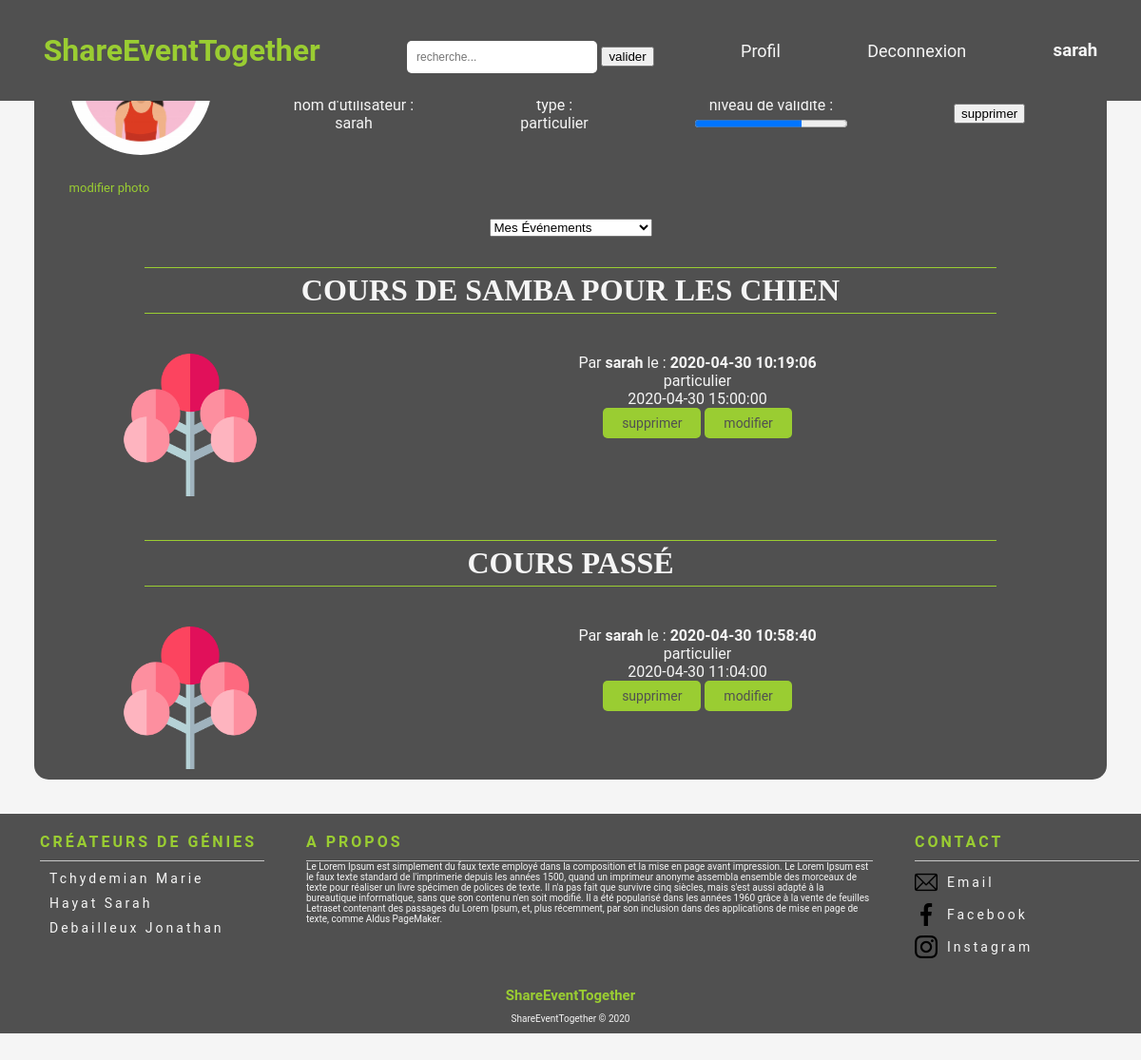
Page /php/profil.php (signed in) on the earlier database version.
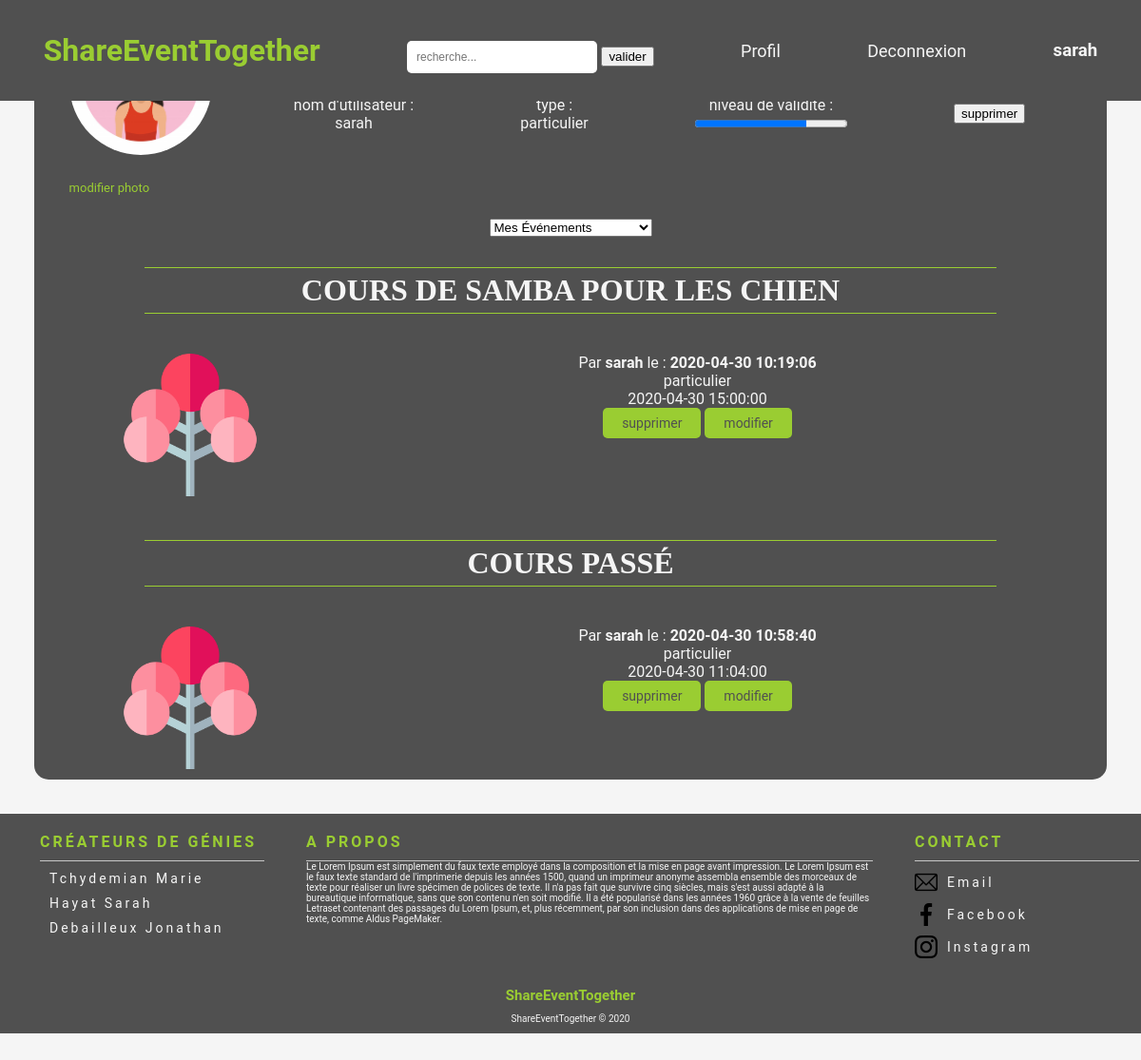
Same page on the later database version.
### tables this page shows
CREATE TABLE `utilisateurs` (
  `id_utilisateur` int(11) NOT NULL,
  `prenom` varchar(100) NOT NULL,
  `nom` varchar(100) NOT NULL,
  `date_naissance` date NOT NULL,
  `adresse` varchar(250) NOT NULL,
  `code_postale` int(5) NOT NULL,
  `pays` varchar(100) NOT NULL,
  `telephone` int(10) NOT NULL,
  `mail` varchar(250) NOT NULL,
  `pseudo` varchar(100) NOT NULL,
  `mot_de_passe` varchar(255) NOT NULL,
  `type_utilisateur` varchar(50) NOT NULL,
  `ville` varchar(200) NOT NULL,
  `date_creation_utilisateur` datetime DEFAULT CURRENT_TIMESTAMP,
  `karma` decimal(4,2) DEFAULT '0.00'
);

CREATE TABLE `evenements` (
  `id_evenement` int(11) NOT NULL,
  `id_utilisateur` int(11) NOT NULL,
  `date_poste` datetime NOT NULL DEFAULT CURRENT_TIMESTAMP,
  `description` text NOT NULL,
  `date_evenement` datetime NOT NULL,
  `titre_evenement` varchar(250) NOT NULL,
  `id_karma` int(11) DEFAULT NULL,
  `id_categorie` int(11) DEFAULT NULL,
  `adresse` varchar(250) NOT NULL,
  `code_postal` int(5) NOT NULL,
  `commune` varchar(250) NOT NULL,
  `x` float DEFAULT NULL,
  `y` float DEFAULT NULL
);

### php/profil.php (the view, shortened to what this page needs)
<?php
require("../controllers/bdd.php");
?>
<!DOCTYPE html>
<html lang="fr">
<head>
    <link rel="stylesheet" href="../assets/css/profil.css"/>
</head>
<body>
<?php
if (isset($_SESSION['username'])) {
    require("headerConnect.php");
} else {
    require("headerDisconnect.php");
}
?>
<section class="fond">
    <div class="profil flex">
        <div class="avatar ">
            <div class="photo">
            </div>
            <div class="modifier">
                <a href="photo.php">modifier photo</a>
            </div>
        </div>
        <div class="flex event">
            <div>
                <label>nom d'utilisateur : </label>
                <p> <?php if (isset($_SESSION['username'])) echo $_SESSION['username'] ?></p>
            </div>
            <div>
                <label>type : </label>
                <?php
                if (isset($_SESSION['id_name'])) {
                    $req = $bdd->query('SELECT * FROM utilisateurs where id_utilisateur= "' . $_SESSION['id_name'] . '"');
                    while ($donnees = $req->fetch()) {
                        echo '<p>' . $donnees['type_utilisateur'] . '</p>';
                    }
                }
                ?>
            </div>
            <div class="progress">
                <div>
                    <label>niveau de validité : </label>
                </div>
                <?php
                if (isset($_SESSION['id_name'])) {
                    $req = $bdd->query('SELECT karma FROM utilisateurs where id_utilisateur= "' . $_SESSION['id_name'] . '"');
                    while ($donnees = $req->fetch()) {
                        $moyenne = $donnees['karma'];
                    }
                }
                ?>
                <progress id="jauge" min="0" max="10" value="<?php echo $moyenne ?>"></progress>
            </div>
            <div class="supp">
                <input type="submit" onclick="supprimer()" value="supprimer" id="supprimer">
            </div>
        </div>
    </div>
    <div>
        <div class="event">
            <select name="choix" onchange="myChoices(this.value)">
                <option value="mesEvent"> Mes Événements</option>
            </select>
            <div id="evenement">
                <?php
                require("../controllers/bdd.php");
                $reponse = $bdd->query('SELECT ut.* , ev.*, ce.* FROM evenements as ev left join utilisateurs as ut
        on ev.id_utilisateur= ut.id_utilisateur
        left join categorie_evenements as ce on ce.id_categorie = ev.id_categorie where ut.id_utilisateur = "' . $_SESSION['id_name'] . '"');
                while ($donnees = $reponse->fetch()) {
                    ?>
                    <div class="listOfEvent">
                        <div class="centerH3">
                            <h3 class="titleOfEvent"><?php echo $donnees['titre_evenement']; ?> </h3>
                        </div>
                        <ul class="collectionItem">
                            <div class="pictureEvent1">
                                <img id="imgTree" src="../assets/images/arbre_icon.png"/>
                            </div>
                            <div class="pictureEvent">
                                <div class="gauche">
                                    <p><?php echo "Par " . '<b>' . $donnees['pseudo'] . '</b>' . " le : " . '<b>' . $donnees['date_poste'] . '</b>'; ?></p>
                                    <p><?php echo $donnees['type_utilisateur']; ?></p>
                                    <p><?php echo $donnees['date_evenement']; ?></p>
                                    <a class="inputListOfEvent"
                                       href="../controllers/deleteEvent.php?id_evenement= <?php echo $donnees['id_evenement']; ?>">supprimer</a>
                                    <a class="inputListOfEvent"
                                       href="updateEvent.php?id_evenement= <?php echo $donnees['id_evenement']; ?>">modifier</a>
                                </div>
                            </div>
                        </ul>
                    </div>
                    <?php
                }
                ?>
            </div>
        </div>
    </div>
</section>
<?php
require("footer.php");
?>
</body>
</html>

### php/headerConnect.php (shortened to what this page needs)
<html>
<head>
    <link rel="stylesheet" href="../assets/css/headerConnect.css"/>
</head>
<header class="header">
    <div class="menuHaut" id="menuHaut">
        <h1 id="title"> ShareEventTogether</h1>
        <form action="recherche.php" method="get" class="search">
            <input class="input-search" type="search" name="search" placeholder="recherche...">
            <input type="submit" value="valider">
        </form>
        <a id="profil" href="profil.php"> Profil </a>
        <a id="deconnect" href="logOut.php"> Deconnexion </a>
        <h3><?php
            if(isset($_SESSION['id_name']))echo $_SESSION['username'] ;?></h3>
    </div>
</header>
</html>

### php/footer.php
<link rel="stylesheet" href="../assets/css/footer.css"/>
<footer>
    <div class="container">
        <div class="row">
            <div style="width: 23%">
                <ul class="menu">
                    <span>Créateurs de génies</span>
                    <li>
                        <a href="https://www.linkedin.com/in/marie-tchydemian-480923158/" target="_blank">Tchydemian Marie</a>
                    </li>
                    <li>
                        <a href="https://www.linkedin.com/in/sarahhayat/" target="_blank">Hayat Sarah </a>
                    </li>
                    <li>
                        <a href="https://www.linkedin.com/in/jonathan-debailleux/" target="_blank">Debailleux Jonathan</a>
                    </li>
                </ul>
            </div>
            <div style="width: 53%">
                <ul class="menu">
                    <span>A propos</span>
                    Le Lorem Ipsum est simplement du faux texte employé dans la composition et la mise en page avant impression.
                    Le Lorem Ipsum est le faux texte standard de l'imprimerie depuis les années 1500, quand un imprimeur anonyme
                    assembla ensemble des morceaux de texte pour réaliser un livre spécimen de polices de texte. Il n'a pas fait que
                    survivre cinq siècles, mais s'est aussi adapté à la bureautique informatique, sans que son contenu n'en soit modifié.
                    Il a été popularisé dans les années 1960 grâce à la vente de feuilles Letraset contenant des passages du Lorem Ipsum,
                    et, plus récemment, par son inclusion dans des applications de mise en page de texte, comme Aldus PageMaker.
                </ul>
            </div>
            <div class="div_row" style="width: 23%">
                <ul class="address">
                    <span>Contact</span>
                    <li>
                        <img src="../assets/images/mail.png"   alt="Email"/><a href="#">Email</a>
                    </li>
                    <li>
                        <img src="../assets/images/facebook.png"   alt="Facebook"/><a href="#">Facebook</a>
                    </li>
                    <li>
                        <img src="../assets/images/instagram.png"   alt="Instagram"/><a href="#">Instagram</a>
                    </li>
                </ul>
            </div>
        </div>
    </div>
    <div class="display_center">
        <span class="logo">ShareEventTogether</span>
        <p>ShareEventTogether © 2020</p>
    </div>
</footer>

### assets/css/profil.css (style rules this page uses)
body { margin: 0 !important; font-family: 'Roboto', sans-serif; color: whitesmoke; }
.fond { margin-left: 3% ; margin-right: 3%; padding: 10px 10px 10px 10px; background : #505050 !important; border-radius: 15px; top: 195px; height: 800px; width: auto; overflow: scroll; }
.profil { justify-content: space-around; }
.photo { align-self: center; margin-left: 10px; }
.avatar a { margin : 10px; font-size: small; color: yellowgreen; }
.event { min-width: 80%; justify-content: space-around; align-items: center; }
.titleOfEvent { border-bottom: solid 1px yellowgreen; border-top: solid 1px yellowgreen; padding: 10px; }
a { text-decoration: none; color: yellowgreen; }
.event p { margin: 0; }
.progress { justify-content: right; }
.flex { display: flex; padding: 3px }
#imgTree { width: 150px; }
.pictureEvent1 { width: 25%; text-align: -webkit-center; }
.pictureEvent { width: 75%; }
.titleOfEvent { border-bottom: solid 1px yellowgreen; border-top: solid 1px yellowgreen; padding: 5px; font-size: 2rem; width: 80%; text-align: center; font-family: cursive; text-transform: uppercase; }
.collectionItem { display: flex; flex-direction: row; margin: 10px; padding: 10px; justify-content: center; }
.inputListOfEvent { background-color: yellowgreen; border: none; color: #505050; padding: 8px 20px; text-align: center; border-radius: 5px; text-decoration: none; display: inline-block; font-size: 14px; }
.event { text-align: -webkit-center; }
.modifier { margin-top: 20px; margin-bottom: 20px; }
form { text-align: center; }

### assets/css/headerConnect.css (style rules this page uses)
body { margin: 0 !important; font-family: 'Roboto', sans-serif; background-color: whitesmoke; }
header { margin-bottom: 2%; position: fixed; width: 100%; top: 0; z-index: 10000; }
h1 { color: yellowgreen; }
.menuHaut { display: flex; width: 100%; height: 106px; background : #505050 !important; align-items: center; justify-content: space-around; color: whitesmoke; }
.menuHaut a { text-decoration: none; font-size: large; color: whitesmoke; }
.search { height: 20px !important; font-size: large !important; }
.input-search { padding: 10px 10px; font-size: 1vw; border-radius: 5px; border-style: hidden; width: 20%; min-width: 200px; }

### assets/css/footer.css (style rules this page uses)
footer { display: flex; background-color: #505050; margin-top: 3%; bottom: 0; width: 100%; position: relative; flex-direction: column; font-size: 10px; color: whitesmoke; }
ul { list-style: none; }
.logo { color:yellowgreen; font-weight:700; font-size:15px; }
.address span , .menu span { color: whitesmoke; font-weight: bold; border-bottom: 1px solid #c7c7c7; padding:10px 0px; display: block; text-transform: uppercase; font-size: 16px; letter-spacing: 3px; }
.address li a , .menu li a { color:whitesmoke; letter-spacing: 3px; text-decoration:none; font-size:14px; }
.row { display: flex; flex-direction: row; justify-content: space-around; }
.address li, .menu li { margin:10px 0; list-style: none; }
.display_center { margin-top: 10px; padding-top:10px ; text-align: center; background-color: #505050; }
.menu span, .address span { color: yellowgreen; }
.address { height: auto; align-self: center; }
li { display: flex; align-items: center; }
li a { padding-left:10px ; }

Differences in the rows shown:
changed utilisateurs "particulier": karma 7 → 7.33 (drawn)
